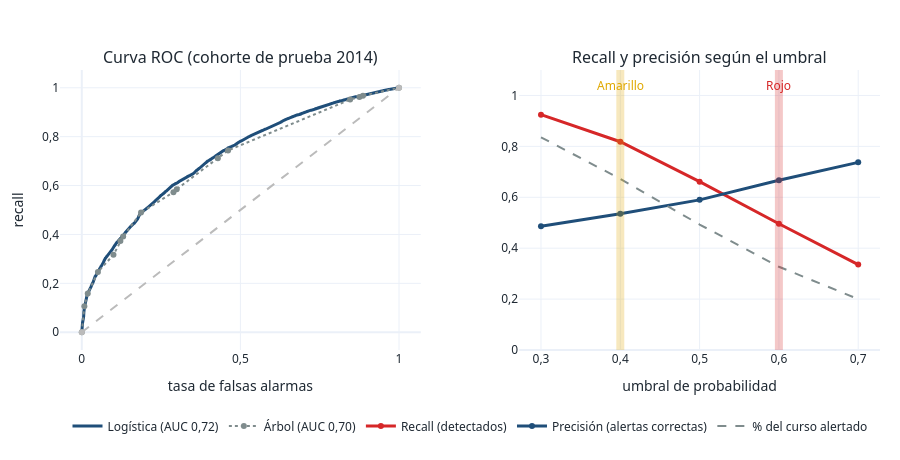

The code cell stored with this chart in its notebook:
### Code cell
filas = []
for u in [0.3, 0.4, 0.5, 0.6, 0.7]:
    pred = (test.p_riesgo >= u).astype(int)
    filas.append({"umbral": u, "recall": recall_score(test.riesgo, pred),
                  "precisión": precision_score(test.riesgo, pred), "% del curso alertado": pred.mean()})
tabla_umbral = pd.DataFrame(filas).set_index("umbral")

fpr, tpr, _ = roc_curve(test.riesgo, test.p_riesgo)
fpr_a, tpr_a, _ = roc_curve(test.riesgo, p_arbol)
fig = make_subplots(rows=1, cols=2, horizontal_spacing=0.12,
                    subplot_titles=("Curva ROC (cohorte de prueba 2014)", "Recall y precisión según el umbral"))
fig.add_trace(go.Scatter(x=fpr, y=tpr, name=f"Logística (AUC {dec(aucs.iloc[0])})",
                         line=dict(color=COLOR["azul"], width=3)), row=1, col=1)
fig.add_trace(go.Scatter(x=fpr_a, y=tpr_a, name=f"Árbol (AUC {dec(aucs.iloc[1])})",
                         line=dict(color=COLOR["gris"], width=2, dash="dot")), row=1, col=1)
fig.add_trace(go.Scatter(x=[0, 1], y=[0, 1], showlegend=False, line=dict(color="#bbbbbb", dash="dash")), row=1, col=1)
fig.add_trace(go.Scatter(x=tabla_umbral.index, y=tabla_umbral.recall, name="Recall (detectados)",
                         mode="lines+markers", line=dict(color=COLOR["Rojo"], width=3)), row=1, col=2)
fig.add_trace(go.Scatter(x=tabla_umbral.index, y=tabla_umbral["precisión"], name="Precisión (alertas correctas)",
                         mode="lines+markers", line=dict(color=COLOR["azul"], width=3)), row=1, col=2)
fig.add_trace(go.Scatter(x=tabla_umbral.index, y=tabla_umbral["% del curso alertado"], name="% del curso alertado",
                         mode="lines", line=dict(color=COLOR["gris"], dash="dash")), row=1, col=2)
for u, nombre in [(UMBRAL_AMARILLO, "Amarillo"), (UMBRAL_ROJO, "Rojo")]:
    fig.add_vline(x=u, line=dict(color=COLOR[nombre], width=8), opacity=0.25, row=1, col=2)
    fig.add_annotation(x=u, y=1.04, text=nombre, showarrow=False, font=dict(color=COLOR[nombre], size=12),
                       row=1, col=2)
fig.update_xaxes(title_text="tasa de falsas alarmas", row=1, col=1)
fig.update_yaxes(title_text="recall", row=1, col=1)
fig.update_xaxes(title_text="umbral de probabilidad", row=1, col=2)
fig.update_yaxes(range=[0, 1.1], row=1, col=2)
fig.update_layout(height=460, font=FUENTE, margin=dict(t=70, b=110, l=60, r=20),
                  legend=dict(orientation="h", y=-0.22, x=0.5, xanchor="center"))
fig.show()
display(tabla_umbral.style.format("{:.2f}"))

### Figure 1 — Plotly figure (JSON) as saved in the notebook; plotly's stock layout.template omitted (floating-point values rounded to 4 significant figures; data arrays with more than 128 entries replaced by an {"elided": "..."} marker saying what was removed)
{"data": [{"line": {"color": "#1f4e79", "width": 3}, "name": "Logística (AUC 0,72)", "type": "scatter", "x": {"elided": "6507 float values"}, "xaxis": "x", "y": {"elided": "6507 float values"}, "yaxis": "y"}, {"line": {"color": "#7f8c8d", "dash": "dot", "width": 2}, "name": "Árbol (AUC 0,70)", "type": "scatter", "x": [0.0, 0.008054, 0.01883, 0.05082, 0.09983, 0.1217, 0.1305, 0.1867, 0.2889, 0.2993, 0.4289, 0.4611, 0.8459, 0.8753, 0.8863, 1.0], "xaxis": "x", "y": [0.0, 0.1065, 0.1582, 0.2468, 0.3165, 0.3737, 0.3913, 0.4893, 0.573, 0.5851, 0.7116, 0.7436, 0.9516, 0.9618, 0.9676, 1.0], "yaxis": "y"}, {"line": {"color": "#bbbbbb", "dash": "dash"}, "showlegend": false, "type": "scatter", "x": [0, 1], "xaxis": "x", "y": [0, 1], "yaxis": "y"}, {"line": {"color": "#d62728", "width": 3}, "mode": "lines+markers", "name": "Recall (detectados)", "type": "scatter", "x": [0.3, 0.4, 0.5, 0.6, 0.7], "xaxis": "x2", "y": [0.9244, 0.8182, 0.6611, 0.4961, 0.3355], "yaxis": "y2"}, {"line": {"color": "#1f4e79", "width": 3}, "mode": "lines+markers", "name": "Precisión (alertas correctas)", "type": "scatter", "x": [0.3, 0.4, 0.5, 0.6, 0.7], "xaxis": "x2", "y": [0.4865, 0.5353, 0.5898, 0.667, 0.7371], "yaxis": "y2"}, {"line": {"color": "#7f8c8d", "dash": "dash"}, "mode": "lines", "name": "% del curso alertado", "type": "scatter", "x": [0.3, 0.4, 0.5, 0.6, 0.7], "xaxis": "x2", "y": [0.8357, 0.6722, 0.493, 0.3271, 0.2002], "yaxis": "y2"}], "layout": {"annotations": [{"font": {"size": 16}, "showarrow": false, "text": "Curva ROC (cohorte de prueba 2014)", "x": 0.22, "xanchor": "center", "xref": "paper", "y": 1.0, "yanchor": "bottom", "yref": "paper"}, {"font": {"size": 16}, "showarrow": false, "text": "Recall y precisión según el umbral", "x": 0.78, "xanchor": "center", "xref": "paper", "y": 1.0, "yanchor": "bottom", "yref": "paper"}, {"font": {"color": "#e0a800", "size": 12}, "showarrow": false, "text": "Amarillo", "x": 0.4, "xref": "x2", "y": 1.04, "yref": "y2"}, {"font": {"color": "#d62728", "size": 12}, "showarrow": false, "text": "Rojo", "x": 0.6, "xref": "x2", "y": 1.04, "yref": "y2"}], "font": {"color": "#1f2933", "family": "Segoe UI, Helvetica, Arial, sans-serif"}, "height": 460, "legend": {"orientation": "h", "x": 0.5, "xanchor": "center", "y": -0.22}, "margin": {"b": 110, "l": 60, "r": 20, "t": 70}, "shapes": [{"line": {"color": "#e0a800", "width": 8}, "opacity": 0.25, "type": "line", "x0": 0.4, "x1": 0.4, "xref": "x2", "y0": 0, "y1": 1, "yref": "y2 domain"}, {"line": {"color": "#d62728", "width": 8}, "opacity": 0.25, "type": "line", "x0": 0.6, "x1": 0.6, "xref": "x2", "y0": 0, "y1": 1, "yref": "y2 domain"}], "xaxis": {"anchor": "y", "domain": [0.0, 0.44], "title": {"text": "tasa de falsas alarmas"}}, "xaxis2": {"anchor": "y2", "domain": [0.56, 1.0], "title": {"text": "umbral de probabilidad"}}, "yaxis": {"anchor": "x", "domain": [0.0, 1.0], "title": {"text": "recall"}}, "yaxis2": {"anchor": "x2", "domain": [0.0, 1.0], "range": [0, 1.1]}}}
